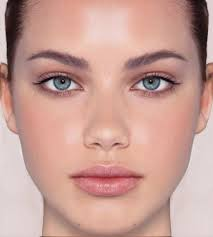
#> input picture Implementation/RealTime EyeTracking/ETAlgorithm/ETAlgorithm/testface.jpg, 213 x 237 px; its folder holds only this picture in this run
$ python -i ETAlgorithm.py   (imports and definitions only)   (older library calls are emulated)
#> lines starting #> are read from the running program, lines starting #| are printed output that depends on the picture
#> further down, picture is the input picture: shape (237, 213, 3); mean B, G, R 149.4, 158.5, 200
import numpy as np
import cv2
import math
import sys

def eyetracking(frame):


    # [174 lines left out: functions convert_conic_parameters_to_ellipse_parameters, denormalize_ellipse_parameters, fit_ellipse_ransac, not called in this run]

    # initial variables:
    inliers_num = np.int16(0)
    angle_step = np.int16(20)
    pupil_edge_thresh = np.int16(6)
    pupil_param = np.zeros(5)
    edge_point = []
    edge_intensity_diff = []
    p = [0, 0]
    edge = [0, 0]

    def remove_corneal_reflection (imagePntr, threshPntr, sx, sy, windowSize, biggest_crr, crx, cry, crr, imgW, imgH):

        [crx, cry, contour] = locate_corneal_reflection(imagePntr, threshPntr, sx, sy, windowSize, np.int16(biggest_crr/2.5), crx, cry, imgW, imgH)

        imagePntr = interpolate_corneal_reflection(imagePntr, crx, cry, contour, imW, imH)

        return crx, cry

    def locate_corneal_reflection (imagePntr, threshPntr, sx, sy, windowSize, biggest_crar, crx, cry, imW, imH):

        r = np.int16((windowSize-1)/2)
        startx = np.int16(max(sx-r, 0))
        endx = np.int16(min(sx+r, imW-1))
        starty = np.int16(max(sy-r, 0))
        endy = np.int16(min(sy+r, imH-1))

        imageROI = imagePntr
        threshROI = threshPntr

        min_value = np.float64(0)
        max_value = np.float64(0)
        min_loc = ()
        max_loc = ()
        [min_value, max_value, min_loc, max_loc] = cv2.minMaxLoc(imageROI)

        threshold = np.int16(0)
        i = np.int16(0)
        scores = np.zeros(np.int16(max_value+1))
        area = np.int16(0)
        max_area = np.int16(0)
        sum_area = np.int16(0)
        for threshold in range(np.int16(max_value), 0, -1):
            ret, threshROI = cv2.threshold(imageROI, threshold, 255, cv2.THRESH_BINARY)

            contour, hierarchy = cv2.findContours(threshROI, cv2.RETR_TREE, cv2.CHAIN_APPROX_NONE)

            max_area = 0
            sum_area = 0
            max_contour = contour
            for contourCount in range(len(contour)):
                if (contour != 0):
                    area = len(contour) + np.int16(cv2.contourArea(contour[contourCount]))
                    sum_area += area
                    if(area > max_area):
                        max_area = area
                        max_contour = contour
            if (sum_area-max_area > 0):
                scores[threshold-1] = max_area / (sum_area-max_area)
            else:
                continue

            if (scores[threshold-1] - scores[threshold] < 0):
                sum_x = np.int16(0)
                sum_y = np.int16(0)
                for i in range(len(max_contour)):
                    point = max_contour[i]

                    sum_x += point[0,:,0]
                    sum_y += point[0,:,1]

                crx = sum_x/len(max_contour)
                cry = sum_y/len(max_contour)
                break


        return crx, cry, max_contour;

    # [45 lines left out: function fit_circle_radius_to_corneal_reflection, not called in this run]

    def interpolate_corneal_reflection (imagePntr, crx, cry, contour, imW, imH):

        #################### BURDE LAVE NOGET FOR AT TJEKKE ANTAL CONTOURS...
        if len(contour) > 2:
            print("should do something else")

        rectan = [None]*len(contour)
        color = [None]*len(contour)

        #cv2.imshow('image', imagePntr)
        #cv2.waitKey(0)

        for i in range(0, len(contour)):
            rectan[i] = cv2.boundingRect(contour[i]) #returnerer x,y(top left corner), widht, height
            color[i] = np.array([imagePntr[rectan[i][0]-2,rectan[i][1]-2],imagePntr[rectan[i][0]-2,rectan[i][1]+rectan[i][3]+2],imagePntr[rectan[i][0]+rectan[i][2]+2, rectan[i][1]-2], imagePntr[rectan[i][0]+rectan[i][2]+2, rectan[i][1]+rectan[i][3]+2]])
            mean_color = np.mean(color[i])/3
            cv2.rectangle(imagePntr, (rectan[i][0]-3, rectan[i][1]-3), (rectan[i][0]+3 + rectan[i][2], rectan[i][1]+3 + rectan[i][3]+3), mean_color, -1)

        return imagePntr;


    def starburst_pupil_contour_detection (pupil_image, width, height, cx, cy, edge_thresh, N, minimum_candidate_features):

        global inliers_num, angle_step, pupil_edge_thresh, pupil_param, edge_point, edge_intensity_diff

        dis = np.int16(3)
        angle_spread = np.float64(180*3.1415926535897932384626433832795/180)
        loop_count = np.int16(0)
        angle_step = np.float64(2*3.1415926535897932384626433832795/N)
        new_angle_step = np.float64(0)
        angle_normal = np.float64(0)
        cx = np.float64(cx)
        cy = np.float64(cy)
        first_ep_num = np.int16(0)

        while (edge_thresh > 5 and loop_count <= 20):
            edge_intensity_diff = []
            edge_point = []
            while (len(edge_point) < minimum_candidate_features and edge_thresh > 5):

                edge_intensity_diff = []
                edge_point = []
                locate_edge_points(pupil_image, width, height, cx, cy, 4, angle_step, 0, 2*3.1415926535897932384626433832795, edge_thresh)
                if (len(edge_point) < minimum_candidate_features):
                    print('reduced threshold')
                    edge_thresh -= 1
            if (edge_thresh <= 5):
                break;

            first_ep_num = len(edge_point)
            #print(edge_point)
            for i in range(0, first_ep_num):
                edge = edge_point[i]
                #cv2.circle(circleimage, (edge[0], edge[1]), 2, (255,255,255), -1)
                angle_normal = np.arctan2(cy-edge[1], cx-edge[0])
                new_angle_step = angle_step*(edge_thresh*1.0/edge_intensity_diff[i])
                locate_edge_points(pupil_image, width, height, edge[0], edge[1], 6, new_angle_step, angle_normal, angle_spread, edge_thresh)
            for i in range(0, len(edge_point)):
                edge = edge_point[i]
                #cv2.circle(circleimage, (edge[0], edge[1]), 2, (255,255,255), -1)


            loop_count += 1
            edge_mean = get_edge_mean()
            if(math.fabs(edge_mean[0]-cx) + math.fabs(edge_mean[1]-cy) < 10):
                break;
            cx = edge_mean[0]
            cy = edge_mean[1]

        if (loop_count > 10):
            destroy_edge_point()
            sys.exit('Error! Edge points did not converge')
            return;
        if (edge_thresh <= 5):
            destroy_edge_point()
            sys.exit('Error! Adaptive threshold too low')
            return;
        ec = edge_point
        #cv2.imshow('circleimage', circleimage)
        #cv2.waitKey(0)
        return ec


    def locate_edge_points(image, width, height, cx, cy, dis, angle_step, angle_normal, angle_spread, edge_thresh):

        global edge_point, edge_intensity_diff, p, edge
        p = [0, 0]
        edge = [0, 0]
        angle = np.float64(0)
        dis_cos = np.float64(0)
        dis_sin = np.float64(0)
        pixel_value1 = np.int16(0)
        pixel_value2 = np.int16(0)
        for angle in np.linspace(angle_normal-angle_spread/2+0.0001, angle_normal+angle_spread/2, ((angle_normal+angle_spread/2)-(angle_normal-angle_spread/2+0.0001))/angle_step):
            #print(angle)
            #print(a)
            #print(len(a))

            dis_cos = dis * np.cos(angle)
            dis_sin = dis * np.sin(angle)
            p[0] = math.floor(cx + dis_cos)
            p[1] = math.floor(cy + dis_sin)

            pixel_value1 = np.int16(image[p[1], p[0]])
            #print('wat')
            while (1):
                p[0] += dis_cos
                p[1] += dis_sin
                if (p[0] < 0 or p[0] >= width or p[1] < 0 or p[1] >= height):
                    break;
                #print(p[0])
                #print(p[1])
                p[0] = math.floor(p[0])
                p[1] = math.floor(p[1])
                #print(p[0])
                #print(p[1])
                pixel_value2 = np.int16(image[p[1], p[0]])
                #print(pixel_value2)
                #print(pixel_value1)
                #print(pixel_value2 - pixel_value1)
                if (pixel_value2 - pixel_value1 > edge_thresh):
                    edge = [0, 0]
                    #print(p[0])
                    #print(dis_cos/2)
                    #raw_input('press enter to continue')
                    edge[0] = np.int16(p[0] - dis_cos/2)
                    edge[1] = np.int16(p[1] - dis_sin/2)
                    edge_point.append(edge)
                    #print(edge)
                    edge_intensity_diff.append(pixel_value2 - pixel_value1)
                    #print(pixel_value2)
                    #print(pixel_value1)
                    #print(pixel_value2 - pixel_value1)
                    break;
                pixel_value1 = pixel_value2

    def get_edge_mean():

        sumx = np.float64(0)
        sumy = np.float64(0)
        edge_mean = [0,0]

        for i in range(len(edge_point)):
            edge = edge_point[i]
            sumx += edge[0]
            sumy += edge[1]

        if (len(edge_point) != 0):
            edge_mean[0] = sumx / len(edge_point)
            edge_mean[1] = sumy / len(edge_point)
        else:
            edge_mean[0] = -1
            edge_mean[1] = -1
        return edge_mean;

    # [40 lines left out: function ellipse_direct_fit, not called in this run]


    #image = cv2.imread('test.png')
    image = frame
    gray = cv2.cvtColor(image, cv2.COLOR_BGR2GRAY)
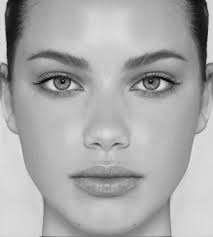
#> gray: shape (237, 213); min 2, max 233, mean 169.9

    eye_cascade = cv2.CascadeClassifier('haarcascade_eye.xml')
    eyes = eye_cascade.detectMultiScale(gray, 1.3, 5)
#> eyes = [[28, 54, 57, 57], [124, 55, 54, 54], [67, 137, 74, 74]]
    for (x,y,w,h) in eyes:
        roi_gray = gray[y:y+h, x:x+w]
        roi_gray_thresh = gray[y:y+h, x:x+w]

        #image = cv2.GaussianBlur(image, (5,5), 0)

        #start_point = [-1, -1]
        inliers_num = np.int16(0)
        angle_step = np.int16(20)
        pupil_edge_thresh = np.int16(6)
        pupil_param = np.zeros(5)
        edge_point = []
        edge_intensity_diff = []
        p = [0, 0]
        edge = [0, 0]

        #forventet midterpunkt
        sy = 100
        sx = 100

        windowSize = 199

        imH = np.size(roi_gray, 0)

        imW = np.size(roi_gray, 1)


        crx, cry = remove_corneal_reflection(roi_gray, roi_gray_thresh, sy, sx, windowSize, 100, 2, 2, -2, imW, imH)

        # [5 lines of commented-out code are left out]


        ec = starburst_pupil_contour_detection (roi_gray, imW, imH, crx, cry, 7, 10, 4)

        ecx = np.array(np.empty(len(ec)))
        ecy = np.array(np.empty_like(ecx))
        for x in range(0, len(ec)):
            ecx[x] = ec[x][0]
            ecy[x] = ec[x][1]
        ellipse, inliers, ransac_iter = fit_ellipse_ransac(ecx, ecy, 1000, 10, 1.5)
        if len(ellipse) is 0 or ransac_iter >= 10000:
            sys.exit("No ellipse found")
        else:
            c = ellipse_direct_fit(np.array([ecx[inliers], ecy[inliers]]).T)
            #ellipse = convert_conic_parameters_to_ellipse_parameters(c)
            #e_angle = int(ellipse[4]).real*57.2957795
            e_center = (ellipse[2],ellipse[3])
            # [4 lines of commented-out code are left out]
            return (crx,cry), e_center, ("NoTrigger")
#> this loop made 1 pass
#> (y, w, h, inliers_num, pupil_edge_thresh, sy) on pass 1: (54, 57, 57, 0, 6, 100)
#| should do something else
#| reduced threshold
#| reduced threshold
#> pass 1, in eyetracking, `roi_gray = gray[y:y+h, x:x+w]`:
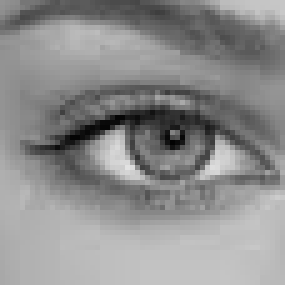
#> roi_gray: shape (57, 57) (shown 5 times larger); min 2, max 226, mean 141.5
#> pass 1, in remove_corneal_reflection, `imagePntr = interpolate_corneal_reflection(imagePntr, crx, cry, contou..`:
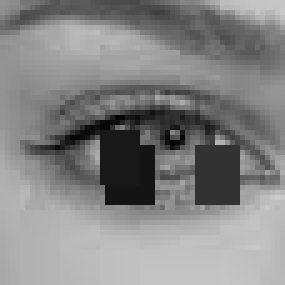
#> imagePntr: shape (57, 57) (shown 5 times larger); min 2, max 204, mean 132.5

>>> import cv2
>>> picture = cv2.imread('testface.jpg')
#> (the run stopped early here; a loop or call above may not have finished)
